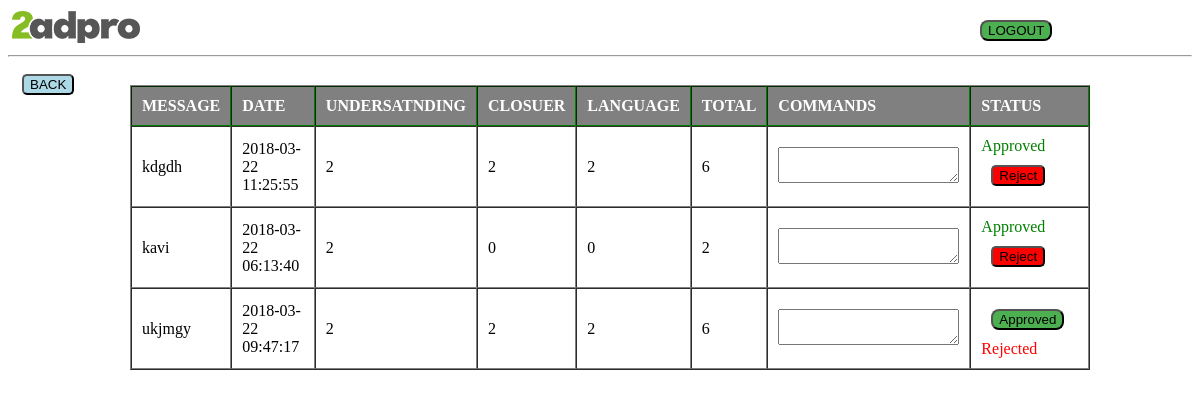
Page /editreview.php?id= 11 on the committed database.
### tables this page shows
CREATE TABLE IF NOT EXISTS `data` (
  `id` int(11) NOT NULL AUTO_INCREMENT,
  `message` varchar(255) NOT NULL,
  `date` timestamp NOT NULL DEFAULT CURRENT_TIMESTAMP ON UPDATE CURRENT_TIMESTAMP,
  `understanding` varchar(255) NOT NULL,
  `closure` varchar(255) NOT NULL,
  `language` varchar(255) NOT NULL,
  `total` varchar(255) NOT NULL,
  `command` varchar(255) NOT NULL,
  `status` varchar(15) DEFAULT '0',
  `cse_Id` varchar(255) DEFAULT NULL,
  PRIMARY KEY (`id`)
);

### editreview.php (the view, shortened to what this page needs)
<?php
	 $conn = mysqli_connect('localhost','root','welcome@123','review');
  	$cse_id =$_GET['id'];
  	$mysqli = "SELECT `id`,`message`,`date`,`understanding`,`closure`,`language`,`total`,`command`,`status` FROM data WHERE `cse_id`=$cse_id";
		$query = mysqli_query($conn,$mysqli);
 ?>
<!DOCTYPE html>
<html>
<head>
</head>
<header>
	<img src="logo-1.png">
	<hr>
</header>
<body>
<form action="logout.php" method="POST" id="logout">
		<input type="submit" name="" class="submit2" value="LOGOUT">
	</form>
<form action="back.php" method="POST" id="back">
		<input type="submit" name="" class="back" value="BACK">
	</form>
<div class="container">
<div class="div2" >
	<table width="100%"  cellpadding="10" cellspacing="0" border="1">
		<tr style="background-color: gray; color: white; font-weight: bolder; border: solid thin green;">
			<td>
				MESSAGE
			</td>
			<td>
				DATE
			</td>
			<td>
				UNDERSATNDING
			</td>
				<td>
				CLOSUER
			</td>
			<td>
				LANGUAGE
			</td>
			<td>
				TOTAL
			</td>
			<td>
				COMMANDS
			</td>
			<td>
				STATUS
			</td>
		</tr>
			<?php
		while($row = mysqli_fetch_array($query))
		{
		  ?>
		    <tr>
		    	<td><?php echo $row['1'];?></td>
		    	<td><?php echo $row['2'];?></td>
		    	<td><?php echo $row['3'];?></td>
		    	<td><?php echo $row['4'];?></td>
		    	<td><?php echo $row['5'];?></td>
		    	<td><?php echo $row['6'];?></td>
		        <td><textarea name="command" id="command"><?php echo $row['7'];?></textarea></td>
		           <?php $rows = $row['0'];
		           	if($row['8']==0){ ?>
		           		<td>
		           			<input type="submit" name="edit" class="submit hide approved" data-val = "<?= $rows ?>" value="Approved">
		        			<input style="background: red; border-radius: 5px;" type="submit" data-rej= "<?= $rows ?>" name="edit" class="submit1 hide reject" data-val = "<?= $rows ?>" value="Reject">
		           		</td>
		           	<?php }	elseif ($row['8']==1) { ?>
		           		<td style="color: green;">Approved
		           		<input style="background: red; border-radius: 5px;" type="submit" data-rej= "<?= $rows ?>" name="edit" class="submit1 hide reject" data-val = "<?= $rows ?>" value="Reject">
		           		</td>
		           <?php } elseif($row['8']==2) { ?>
		           		<td style="color: red;">
		           			<input type="submit" name="edit" class="submit hide approved" data-val = "<?= $rows ?>" value="Approved">
		           		Rejected</td>
		          <?php }
		           ?>
		    </tr>
		  <?php
		}
	?>
	</table>
</div>
</div>
</body>
</html>

### editreview.php (style rules this page uses)
.submit1 { margin:10px; background: #4CAF50; border-radius: 8px; }
.submit { margin:10px; background: #4CAF50; border-radius: 8px; }
.submit2 { margin:10px; background: #4CAF50; border-radius: 8px; }
.div2 { position: absolute; width: 80%; left: 110px; padding: 20px; }
form { position: absolute; top: 65px; left: 110px; width: 80%; padding: 20px; }
#logout { position: absolute; top: 0%; left: 80%; padding: 10px; margin-right: 60px; width: 80px; }
.back { background:lightblue; border-radius: 5px; }
#back { position: absolute; top: 8%; left: 1%; padding: 10px; margin-right: 60px; width: 80px; }

### rows in the picture
data: message "kdgdh", date "2018-03-22 11:25:55", understanding "2", closure "2", language "2", total "6"
data: message "kavi", date "2018-03-22 06:13:40", understanding "2", closure "0", language "0", total "2"
data: message "ukjmgy", date "2018-03-22 09:47:17", understanding "2", closure "2", language "2", total "6"
